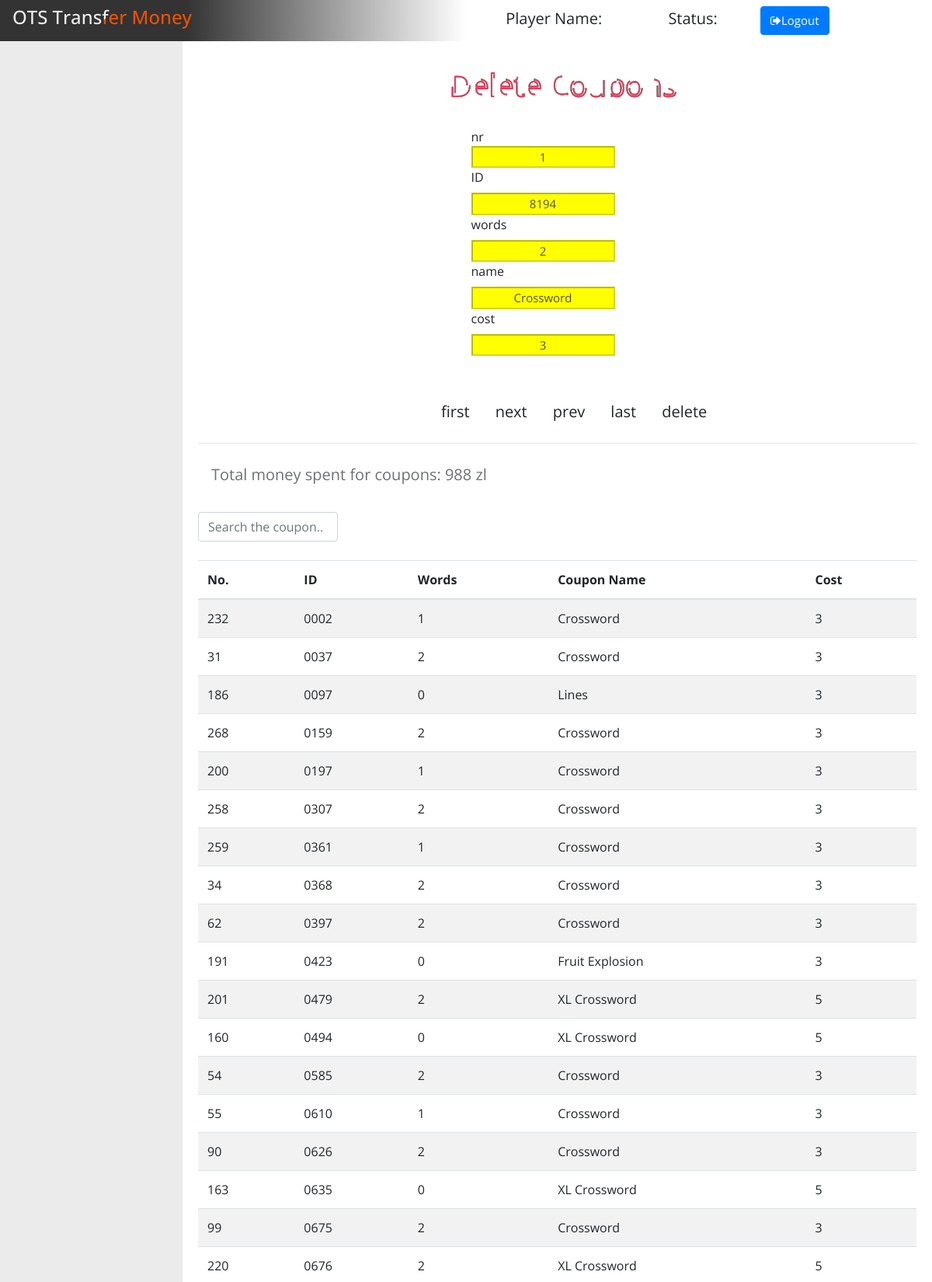
Page /coupons/delData.php (signed in, upper part) on the committed database.
### tables this page shows
CREATE TABLE `zdrapki` (
  `nr` bigint(20) UNSIGNED NOT NULL,
  `id` varchar(4) NOT NULL,
  `words` int(5) NOT NULL,
  `miasto` int(30) DEFAULT NULL,
  `cost` int(11) NOT NULL
);

CREATE TABLE `miasto` (
  `nr` bigint(20) UNSIGNED NOT NULL,
  `nazwa` varchar(30) NOT NULL
);

CREATE TABLE `costs` (
  `id` int(11) NOT NULL,
  `value` int(11) NOT NULL
);

### coupons/libfunc.php (the view, shortened to what this page needs)
<?php
function selectQuery($query)
{
	$result = mysqli_query($GLOBALS['mysql2'], $query);
   $fieldNum = mysqli_num_fields($result);
   if($_SESSION['lenght'] > 0)
   {
	  if(mysqli_data_seek($result, $_SESSION['pointer']))
	  {
		$row2 = mysqli_fetch_row($result);
	  }
   }
   else
   {
	   for ($i=0;$i<$fieldNum;$i++)
		{
			$row2[$i]="";
		}
   }
   return $row2;
}
function displayData(&$data=array())
{
	$query="SELECT z.nr, z.id, z.words, m.nazwa, c.value FROM zdrapki z, miasto m, costs c WHERE z.miasto = m.nr AND z.cost = c.id ORDER BY z.nr ASC";
	$data = selectQuery($query);
}
function showTable()
{
	$query="SELECT z.nr, z.id, z.words, m.nazwa, c.value FROM zdrapki AS z INNER JOIN miasto AS m ON z.miasto = m.nr INNER JOIN costs AS c ON z.cost = c.id ORDER BY z.id ASC";
	$result = mysqli_query($GLOBALS['mysql2'], $query);
	echo "<br>
	<input class='form-control' type='text' name='search' id='myInput' placeholder='Search the coupon..'><br>
	<table class='table table-striped table-hover'>
	<thead><tr><th>No.</th><th>ID</th><th>Words</th><th>Coupon Name</th><th>Cost</th></tr></thead>";
	    while ($row = mysqli_fetch_assoc($result))
	    {
		   echo "<tr class='myTable'><td>".$row['nr']."</td><td>".$row['id']."</td><td>".$row['words']."</td><td>".$row['nazwa']."</td><td>".$row['value']."</td></tr>";
	    }
	echo "</table>";
}
function countMoney()
{
	$query="SELECT SUM(c.value) FROM zdrapki z INNER JOIN costs c ON z.cost = c.id";
	$result = mysqli_query($GLOBALS['mysql2'], $query);
	$county = mysqli_fetch_row($result);
	return $county[0];
}
function LogOutButton()
{
	?>
    </div>
</div>
	<?php
}
?>

### coupons/GUIfunc.php (shortened to what this page needs)
<?php
function startForm($akcja)
{
	echo "<form method='post' action='$akcja'>";
}
function endForm()
{
	echo "</form><hr>";
	echo "<div class='btn btn-primary-new disabled btn-lg'>Total money spent for coupons: ".countMoney()." zl</div><br>";
}
function displayForm($label=array(),$data=array(),$edit)
{
	$range=count($label);
	$lista=selectData('miasto');
	$lista2=selectMoney();
	echo "<br><div class='input-group' style='margin-left: 38%; width: 20%;'><div class='input-group-addon' style='width: 30%; overflow: hidden;'>$label[0]</div>";
	echo "<input type='text' class='update-data-no' name='dane[]' value='$data[0]' disabled='disabled' style='font-size: 15px; text-align: center; width: 120%; background-color: yellow;'/></div>";
	for ($i=1;$i<$range;$i++)
	{
		echo "<div class='input-group' style='margin-left: 38%; width: 20%;'><label class='input-group-addon' style='width: 30%; overflow: hidden;'>$label[$i]</label>";
		if (!$edit)
		{
			echo "<input type='text' class='update-data-rest' name='dane[]' value='$data[$i]' disabled='disabled' style='font-size: 15px; text-align: center; width: 120%; background-color: yellow;'/></div>";
		}
		elseif($i == 4)
		{
			selectOption($lista,$data[$range-1]);
		}
        elseif($i == 3)
		{
			selectOption2($lista2,$data[$range-1]);
		}
		else{
			echo "<input type='text' class='update-data-rest' name='dane[]' value='$data[$i]' style='font-size: 15px; text-align: center; width: 120%;' required/></div>";
			}
	}
	echo "<br/><br/>";
}
	?>
	<?php
function buttonBarDel()
{
	?>
	<div class="btn-group" style="margin-left: 32%;">
	<input type="submit" class="btn btn-success-new btn-lg" name="delete" value="first">
	<input type="submit" class="btn btn-secondary-new btn-lg" name="delete" value="next">
	<input type="submit" class="btn btn-secondary-new btn-lg" name="delete" value="prev">
    <input type="submit" class="btn btn-secondary-new btn-lg" name="delete" value="last">
	<input type="submit" class="btn btn-danger-new btn-lg" name="delete" value="delete">
	</div>
	<?php
}
	?>

### css/templatemo_main.css (style rules this page uses)
* { font-family: 'Open Sans', sans-serif; }
input[name=search] { width: 180px; transition: width 0.4s ease-in-out; }

### rows in the picture
zdrapki: nr "1", id "8194", words "2"
miasto: nazwa "Crossword"
costs: value "3"
zdrapki: nr "232", id "0002", words "1", miasto.nazwa "Crossword", costs.value "3"
zdrapki: nr "31", id "0037", words "2", miasto.nazwa "Crossword", costs.value "3"
zdrapki: nr "186", id "0097", words "0", miasto.nazwa "Lines", costs.value "3"
zdrapki: nr "268", id "0159", words "2", miasto.nazwa "Crossword", costs.value "3"
zdrapki: nr "200", id "0197", words "1", miasto.nazwa "Crossword", costs.value "3"
zdrapki: nr "258", id "0307", words "2", miasto.nazwa "Crossword", costs.value "3"
zdrapki: nr "259", id "0361", words "1", miasto.nazwa "Crossword", costs.value "3"
zdrapki: nr "34", id "0368", words "2", miasto.nazwa "Crossword", costs.value "3"
zdrapki: nr "62", id "0397", words "2", miasto.nazwa "Crossword", costs.value "3"
zdrapki: nr "191", id "0423", words "0", miasto.nazwa "Fruit Explosion", costs.value "3"
zdrapki: nr "201", id "0479", words "2", miasto.nazwa "XL Crossword", costs.value "5"
zdrapki: nr "160", id "0494", words "0", miasto.nazwa "XL Crossword", costs.value "5"
zdrapki: nr "54", id "0585", words "2", miasto.nazwa "Crossword", costs.value "3"
zdrapki: nr "55", id "0610", words "1", miasto.nazwa "Crossword", costs.value "3"
zdrapki: nr "90", id "0626", words "2", miasto.nazwa "Crossword", costs.value "3"
zdrapki: nr "163", id "0635", words "0", miasto.nazwa "XL Crossword", costs.value "5"
zdrapki: nr "99", id "0675", words "2", miasto.nazwa "Crossword", costs.value "3"
zdrapki: nr "220", id "0676", words "2", miasto.nazwa "XL Crossword", costs.value "5"

### other values in the picture
$label[0] "nr"
$label[$i] "ID"
$label[$i] "words"
$label[$i] "name"
$label[$i] "cost"
countMoney() "988"
